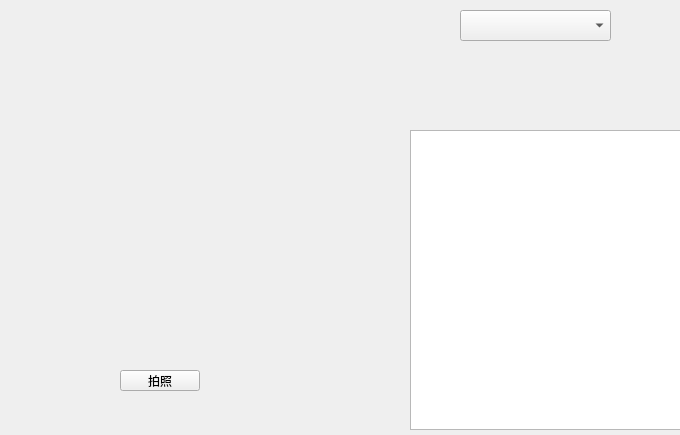
<?xml version="1.0" encoding="UTF-8"?>
<ui version="4.0">
 <class>ImageRecognition</class>
 <widget class="QWidget" name="ImageRecognition">
  <property name="geometry">
   <rect>
    <x>0</x>
    <y>0</y>
    <width>680</width>
    <height>435</height>
   </rect>
  </property>
  <property name="windowTitle">
   <string>ImageRecognition</string>
  </property>
  <widget class="QLabel" name="label">
   <property name="geometry">
    <rect>
     <x>30</x>
     <y>10</y>
     <width>900</width>
     <height>500</height>
    </rect>
   </property>
   <property name="minimumSize">
    <size>
     <width>900</width>
     <height>500</height>
    </size>
   </property>
   <property name="maximumSize">
    <size>
     <width>900</width>
     <height>500</height>
    </size>
   </property>
   <property name="text">
    <string/>
   </property>
   <property name="scaledContents">
    <bool>true</bool>
   </property>
   <property name="margin">
    <number>-1</number>
   </property>
  </widget>
  <widget class="QTextBrowser" name="textBrowser">
   <property name="geometry">
    <rect>
     <x>410</x>
     <y>130</y>
     <width>600</width>
     <height>300</height>
    </rect>
   </property>
   <property name="minimumSize">
    <size>
     <width>600</width>
     <height>300</height>
    </size>
   </property>
   <property name="maximumSize">
    <size>
     <width>250</width>
     <height>300</height>
    </size>
   </property>
  </widget>
  <widget class="QPushButton" name="pushButton">
   <property name="geometry">
    <rect>
     <x>120</x>
     <y>370</y>
     <width>80</width>
     <height>21</height>
    </rect>
   </property>
   <property name="text">
    <string>拍照</string>
   </property>
  </widget>
  <widget class="QComboBox" name="comboBox">
   <property name="geometry">
    <rect>
     <x>460</x>
     <y>10</y>
     <width>151</width>
     <height>31</height>
    </rect>
   </property>
  </widget>
 </widget>
 <resources/>
 <connections/>
</ui>
